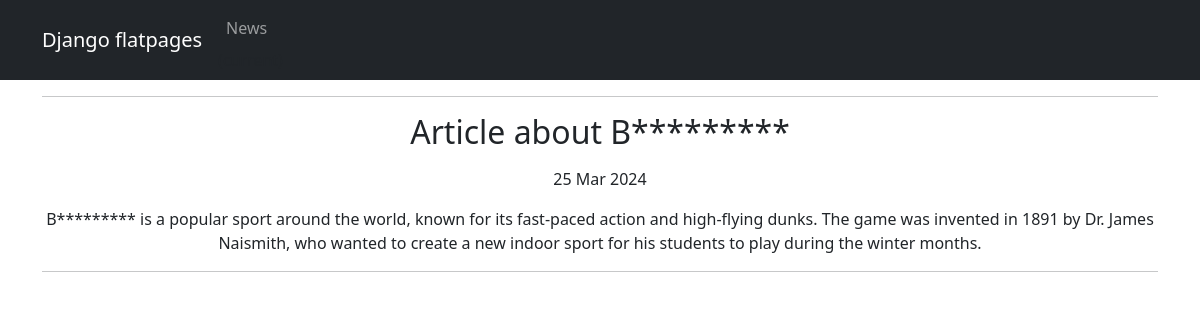
Screenshot of /news/3 with the database file from the repository.
### news/models.py (models this page shows, shortened)
class Post(models.Model):
    author = models.ForeignKey(Author, on_delete=models.CASCADE)
    NEWS = 'NW'
    ARTICLE = 'AR'
    CATEGORY_CHOICES = (
        (NEWS, 'Новость'),
        (ARTICLE, 'Статья'),
    )
    categoryType = models.CharField(max_length=2, choices=CATEGORY_CHOICES, default=ARTICLE)
    dateCreation = models.DateTimeField(auto_now_add=True)
    postCategory = models.ManyToManyField(Category, through='PostCategory')
    title = models.CharField(max_length=128)
    text = models.TextField()
    rating = models.SmallIntegerField(default=0)

### news/views.py (the view)
# urls.py: path('<int:pk>', PostDetailView.as_view()),
class PostDetailView(DetailView):
    model = Post
    template_name = 'news/details.html'
    context_object_name = 'new'

### news/templatetags/custom_filters.py (called while the page is built)
@register.filter()
def censor(value):
    for word in censor_list:
        value = value.replace(word[1:], '*' * len(word[1:]))
    return value

### news/templates/news/details.html (shortened to what this page needs)
{% extends 'news/default.html' %}
{% load custom_filters %}
{% block content %}
<hr>
<p><h2>{{ new.title|censor }}</h2><p>
<p> {{ new.dateCreation|date:'d M Y' }}<p>
<p>{{ new.text|censor }}<p>
<hr>
{% endblock content %}

### rows the page displays
Post: title|censor "Article about B*********", dateCreation "25 Mar 2024", text|censor "B********* is a popular sport around the world, known for its fast-paced action and high-flying dunks. The game was invented in 1891 by Dr. James Naismith, who wanted to create a new indoor sport for his students to play during the winter months."
